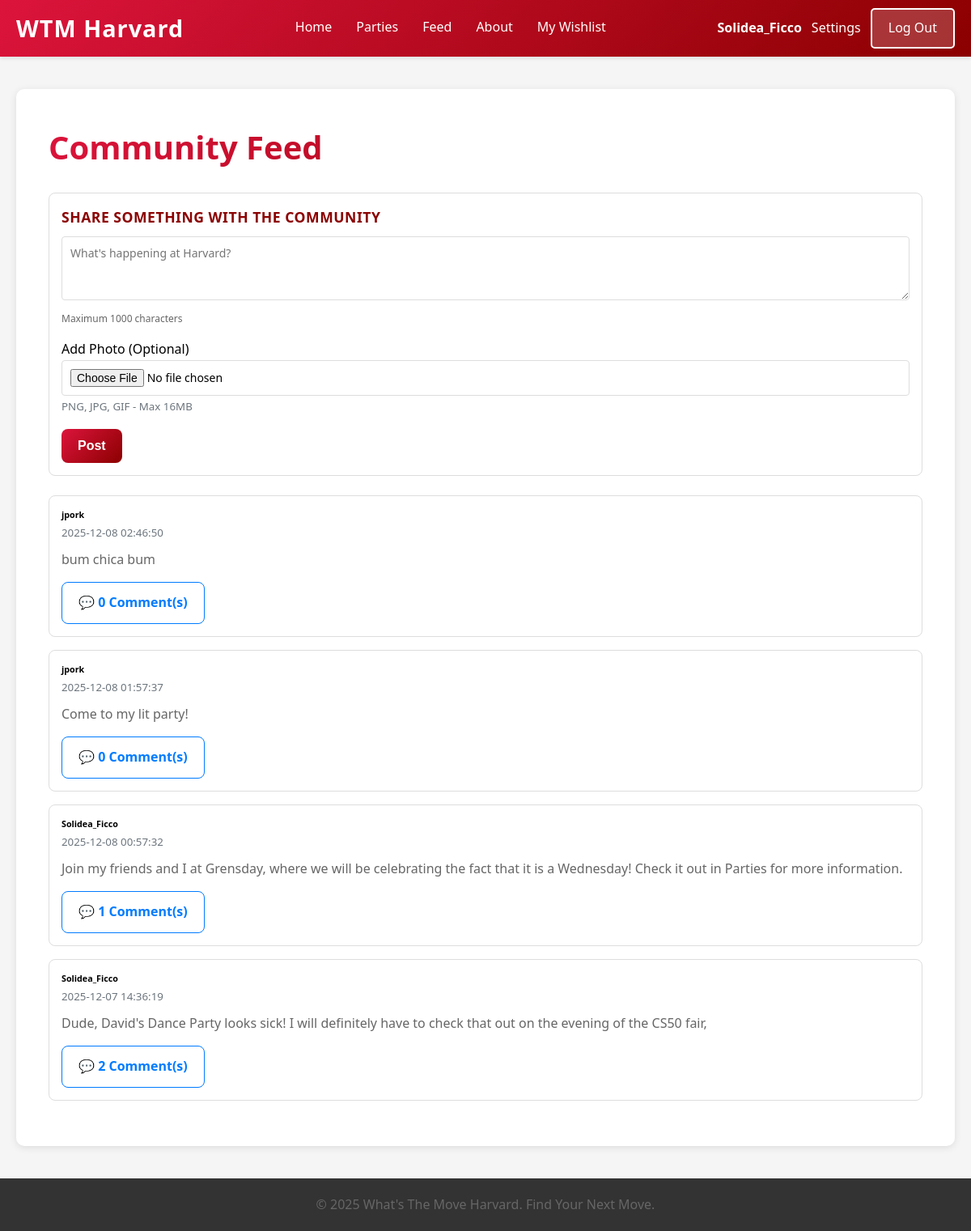
The page /feed (signed in) on the database its author committed.
### tables this page shows
CREATE TABLE users (id INTEGER PRIMARY KEY AUTOINCREMENT NOT NULL, username TEXT NOT NULL, hash TEXT NOT NULL, display_name TEXT);

CREATE TABLE posts (
            id INTEGER PRIMARY KEY AUTOINCREMENT,
            user_id INTEGER NOT NULL,
            content TEXT NOT NULL,
            created_at TIMESTAMP DEFAULT CURRENT_TIMESTAMP, photo_path TEXT,
            FOREIGN KEY (user_id) REFERENCES users(id)
        );

### app.py (the view)
@app.route('/feed')
def feed():
    user = current_user()
    conn = get_db_connection()
    posts = conn.execute(
        """
        SELECT p.id,
               p.content,
               p.created_at,
               u.display_name AS username,
               COUNT(DISTINCT c.id) as comment_count
        FROM posts p
        JOIN users u ON p.user_id = u.id
        LEFT JOIN comments c ON p.id = c.post_id
        GROUP BY p.id
        ORDER BY p.created_at DESC
        """
    ).fetchall()
    conn.close()
    return render_template('feed.html', posts=posts, user=user)

### app.py (called while the page is built)
def get_db_connection():
    conn = sqlite3.connect(DATABASE)
    conn.row_factory = sqlite3.Row
    return conn

def current_user():
    if 'user_id' in session:
        return {'id': session['user_id'], 'email': session.get('user')}
    return None

### templates/feed.html (shortened to what this page needs)
{% extends "template.html" %}
{% block content %}
<div class="container mt-4">
    <h1 class="mb-4">Community Feed</h1>
    {% if session.get('user') %}
    <div class="card mb-4">
        <div class="card-body">
            <h5 class="card-title">Share something with the community</h5>
            <form action="{{ url_for('create_post') }}" method="post" enctype="multipart/form-data">
                <div class="mb-3">
                    <textarea
                        class="form-control"
                        name="content"
                        rows="3"
                        placeholder="What's happening at Harvard?"
                        required
                        maxlength="1000"
                    ></textarea>
                    <div class="form-text">Maximum 1000 characters</div>
                </div>
                <div class="mb-3">
                    <label for="photo" class="form-label">Add Photo (Optional)</label>
                    <input type="file" class="form-control" id="photo" name="photo" accept="image/*">
                    <small class="text-muted">PNG, JPG, GIF - Max 16MB</small>
                </div>
                <button type="submit" class="btn btn-primary">Post</button>
            </form>
        </div>
    </div>
    {% else %}
    <div class="alert alert-info mb-4">
        <a href="{{ url_for('login_page') }}">Log in</a> to post and comment!
    </div>
    {% endif %}
    <div class="posts-container">
        {% if posts %}
            {% for post in posts %}
            <div class="card mb-3">
                <div class="card-body">
                    <div class="d-flex justify-content-between align-items-start mb-2">
                        <div>
                            <h6 class="mb-0">{{ post.username }}</h6>
                            <small class="text-muted">{{ post.created_at }}</small>
                        </div>
                    </div>
                    <p class="card-text">{{ post.content }}</p>
                    <div class="d-flex align-items-center">
                        <a href="{{ url_for('view_post', post_id=post.id) }}" class="btn btn-sm btn-outline-primary">
                            💬 {{ post.comment_count }} Comment(s)
                        </a>
                    </div>
                </div>
            </div>
            {% endfor %}
        {% else %}
            <div class="alert alert-secondary">
                No posts yet. Be the first to share something!
            </div>
        {% endif %}
    </div>
</div>
{% endblock %}

### templates/template.html (shortened to what this page needs)
<!DOCTYPE html>
<html lang="en">
<head>
    <link rel="stylesheet" href="{{ url_for('static', filename='style.css') }}">
</head>
<body>
    <nav class="navbar">
        <div class="nav-container">
            <a href="/" class="nav-logo">WTM Harvard</a>
            <ul class="nav-menu">
                <li class="nav-item">
                    <a href="/" class="nav-link">Home</a>
                </li>
                <li class="nav-item">
                    <a href="/list" class="nav-link">Parties</a>
                </li>
                <li class="nav-item">
                    <a href="/feed" class="nav-link">Feed</a>
                </li>
                <li class="nav-item">
                    <a href="/about" class="nav-link">About</a>
                </li>
                {% if session.get('user') %}
                <li class="nav-item">
                    <a href="/wishlist" class="nav-link">My Wishlist</a>
                </li>
                {% endif %}
            </ul>
            {% if session.get('user') %}
            <div class="nav-auth">
                <span class="nav-user">{{ session.get('username', session.get('user')) }}</span>
                <a href="/settings" class="nav-settings">Settings</a>
                <a href="/logout" class="nav-login">Log Out</a>
            </div>
            {% else %}
            <a href="/login" class="nav-login">Log In</a>
            {% endif %}
        </div>
    </nav>
    <main class="content">
        {% block content %}{% endblock %}
    </main>
    <footer class="footer">
        <p>&copy; 2025 What's The Move Harvard. Find Your Next Move.</p>
    </footer>
</body>
</html>

### static/style.css (style rules this page uses)
* { margin: 0; padding: 0; box-sizing: border-box; }
body { font-family: 'Segoe UI', Tahoma, Geneva, Verdana, sans-serif; background-color: #f5f5f5; line-height: 1.6; }
.navbar { background: linear-gradient(135deg, #dc143c 0%, #8b0000 100%); padding: 0; position: sticky; top: 0; z-index: 100; box-shadow: 0 2px 5px rgba(0, 0, 0, 0.1); }
.nav-container { max-width: 1200px; margin: 0 auto; padding: 0 20px; display: flex; justify-content: space-between; align-items: center; height: 70px; }
.nav-logo { color: white; font-size: 1.8rem; font-weight: bold; text-decoration: none; transition: color 0.3s ease; letter-spacing: 1px; }
.nav-menu { display: flex; list-style: none; gap: 30px; }
.nav-item { height: 70px; display: flex; align-items: center; }
.nav-link { color: white; text-decoration: none; font-size: 1rem; padding: 0.5rem 0; border-bottom: 3px solid transparent; transition: border-bottom 0.3s ease; }
.nav-login { color: white; text-decoration: none; font-size: 1rem; padding: 10px 20px; background: rgba(255, 255, 255, 0.2); border: 2px solid white; border-radius: 5px; transition: all 0.3s ease; }
.nav-auth { display: flex; align-items: center; gap: 12px; }
.nav-user { color: white; font-weight: 700; }
.content { max-width: 1200px; margin: 40px auto; padding: 0 20px; min-height: calc(100vh - 200px); }
.footer { background: #333; color: white; text-align: center; padding: 20px; margin-top: 40px; }
.footer p { margin: 0; }
.container { background: white; padding: 40px; border-radius: 10px; box-shadow: 0 2px 10px rgba(0, 0, 0, 0.1); }
h1 { color: #333; margin-bottom: 20px; font-size: 2.5rem; background: linear-gradient(135deg, #dc143c 0%, #8b0000 100%); -webkit-background-clip: text; -webkit-text-fill-color: transparent; background-clip: text; }
p { color: #666; font-size: 1rem; margin-bottom: 15px; }
button { background: linear-gradient(135deg, #dc143c 0%, #8b0000 100%); color: white; border: none; padding: 12px 30px; border-radius: 5px; font-size: 1rem; cursor: pointer; transition: all 0.3s ease; }
input, textarea, select { border: 2px solid #ddd; border-radius: 5px; transition: border-color 0.3s ease; }
.btn { display: inline-block; padding: 12px 20px; border-radius: 8px; font-weight: 700; text-decoration: none; transition: transform 0.2s ease, box-shadow 0.2s ease, background 0.3s ease, color 0.3s ease; }
.card-title { font-size: 1.1rem; letter-spacing: 0.5px; text-transform: uppercase; color: #8b0000; }
.container.mt-4 { margin-top: 24px; }
.card { background: white; border: 1px solid #ddd; border-radius: 8px; padding: 15px; margin-bottom: 15px; }
.card-body { padding: 0; }
.card-title { font-size: 1.1rem; margin-bottom: 10px; }
.form-control { width: 100%; padding: 10px; border: 1px solid #ddd; border-radius: 4px; font-family: inherit; font-size: 14px; }
.form-text { font-size: 12px; color: #666; margin-top: 5px; }
.btn-primary { background-color: #007bff; color: white; }
.btn-outline-primary { background-color: white; color: #007bff; border: 1px solid #007bff; }
.text-muted { color: #6c757d; }
.mb-0 { margin-bottom: 0; }
.mb-2 { margin-bottom: 8px; }
.mb-3 { margin-bottom: 16px; }
.mb-4 { margin-bottom: 24px; }
.mt-4 { margin-top: 24px; }
.d-flex { display: flex; }
.justify-content-between { justify-content: space-between; }
.align-items-start { align-items: flex-start; }
.align-items-center { align-items: center; }
.nav-settings { color: white; text-decoration: none; font-size: 1rem; padding: 0.5rem 0; transition: opacity 0.3s ease; }

### rows shown on the page
users: get "Solidea_Ficco"
posts: username "jpork", created_at "2025-12-08 02:46:50", content "bum chica bum", comment_count "0"
posts: username "jpork", created_at "2025-12-08 01:57:37", content "Come to my lit party!", comment_count "0"
posts: username "Solidea_Ficco", created_at "2025-12-08 00:57:32", content "Join my friends and I at Grensday, where we will be celebrating the fact that it is a Wednesday! Check it out in Parties for more information.", comment_count "1"
posts: username "Solidea_Ficco", created_at "2025-12-07 14:36:19", content "Dude, David's Dance Party looks sick! I will definitely have to check that out on the evening of the CS50 fair,", comment_count "2"
